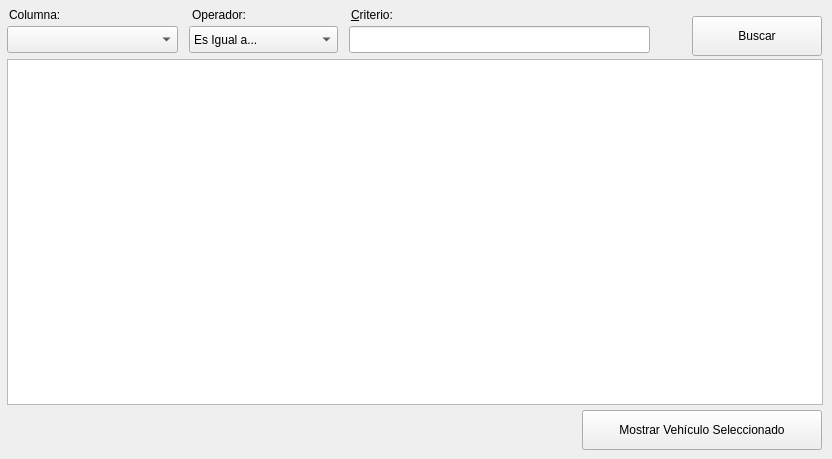
    <widget class="QWidget" name="tab_search">
     <attribute name="icon">
      <iconset>
       <normalon>:/Icons/icons/find.png</normalon>
      </iconset>
     </attribute>
     <attribute name="title">
      <string>Buscar</string>
     </attribute>
     <widget class="QTableWidget" name="tbl_buscar">
      <property name="geometry">
       <rect>
        <x>7</x>
        <y>59</y>
        <width>816</width>
        <height>346</height>
       </rect>
      </property>
      <property name="toolTip">
       <string/>
      </property>
     </widget>
     <widget class="QLineEdit" name="txt_criterio">
      <property name="geometry">
       <rect>
        <x>349</x>
        <y>26</y>
        <width>301</width>
        <height>27</height>
       </rect>
      </property>
      <property name="toolTip">
       <string>Ingrese un criterio de búsqueda basado en el operador</string>
      </property>
     </widget>
     <widget class="QComboBox" name="cmb_columna">
      <property name="geometry">
       <rect>
        <x>7</x>
        <y>26</y>
        <width>171</width>
        <height>27</height>
       </rect>
      </property>
      <property name="toolTip">
       <string>Seleccione una columna por la que desea buscar</string>
      </property>
     </widget>
     <widget class="QComboBox" name="cmb_operador">
      <property name="geometry">
       <rect>
        <x>189</x>
        <y>26</y>
        <width>149</width>
        <height>27</height>
       </rect>
      </property>
      <property name="toolTip">
       <string>Seleccione una columna por la que desea buscar</string>
      </property>
      <item>
       <property name="text">
        <string>Es Igual a...</string>
       </property>
      </item>
      <item>
       <property name="text">
        <string>Contiene...</string>
       </property>
      </item>
      <item>
       <property name="text">
        <string>Empieza Con...</string>
       </property>
      </item>
      <item>
       <property name="text">
        <string>Termina en...</string>
       </property>
      </item>
      <item>
       <property name="text">
        <string>No tiene...</string>
       </property>
      </item>
      <item>
       <property name="text">
        <string>Diferente de...</string>
       </property>
      </item>
     </widget>
     <widget class="QLabel" name="lbl_columna">
      <property name="geometry">
       <rect>
        <x>9</x>
        <y>6</y>
        <width>93</width>
        <height>17</height>
       </rect>
      </property>
      <property name="text">
       <string>Columna:</string>
      </property>
     </widget>
     <widget class="QLabel" name="lbl_operador">
      <property name="geometry">
       <rect>
        <x>192</x>
        <y>6</y>
        <width>79</width>
        <height>17</height>
       </rect>
      </property>
      <property name="text">
       <string>Operador:</string>
      </property>
     </widget>
     <widget class="QLabel" name="lbl_criterio">
      <property name="geometry">
       <rect>
        <x>351</x>
        <y>6</y>
        <width>101</width>
        <height>17</height>
       </rect>
      </property>
      <property name="text">
       <string>&amp;Criterio:</string>
      </property>
      <property name="buddy">
       <cstring>txt_criterio</cstring>
      </property>
     </widget>
     <widget class="QPushButton" name="btn_buscar">
      <property name="geometry">
       <rect>
        <x>692</x>
        <y>16</y>
        <width>130</width>
        <height>40</height>
       </rect>
      </property>
      <property name="text">
       <string>Buscar</string>
      </property>
      <property name="icon">
       <iconset>
        <normalon>:/Icons/icons/kfind.png</normalon>
       </iconset>
      </property>
     </widget>
     <widget class="QPushButton" name="btn_mostrar">
      <property name="geometry">
       <rect>
        <x>582</x>
        <y>410</y>
        <width>240</width>
        <height>40</height>
       </rect>
      </property>
      <property name="text">
       <string>Mostrar Vehículo Seleccionado</string>
      </property>
      <property name="icon">
       <iconset>
        <normalon>:/Icons/icons/apply.png</normalon>
       </iconset>
      </property>
     </widget>
    </widget>
